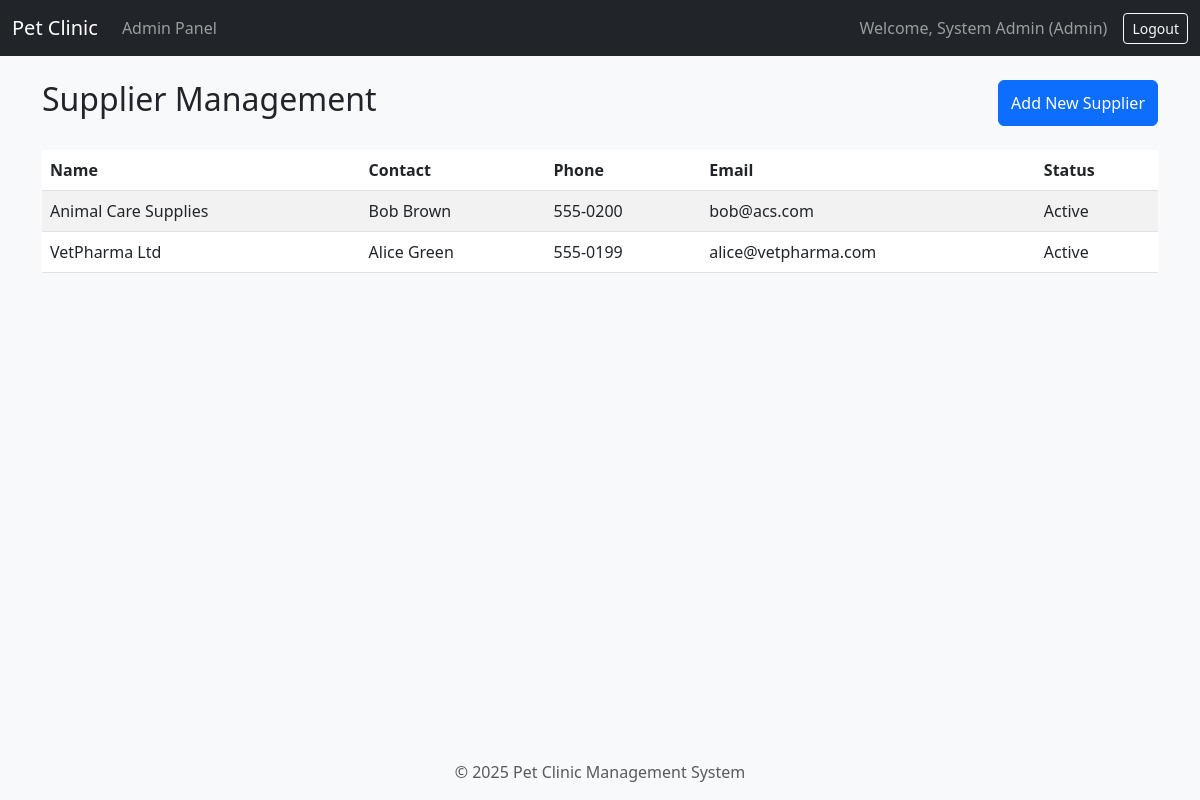
The app's page /modules/admin/suppliers.php (signed in) with its own data.
### tables this page shows
CREATE TABLE suppliers (
  supplier_id INT PRIMARY KEY AUTO_INCREMENT,
  supplier_name VARCHAR(200) NOT NULL,
  contact_person VARCHAR(100),
  phone VARCHAR(20),
  email VARCHAR(100),
  address TEXT,
  is_active BOOLEAN DEFAULT TRUE,
  created_at DATETIME DEFAULT CURRENT_TIMESTAMP
);

### modules/admin/suppliers.php (the view, shortened to what this page needs)
<?php
require_once '../../config/db.php';
$suppliers = $mysqli->query("SELECT * FROM suppliers ORDER BY supplier_name ASC");
include '../../includes/header.php';
?>
<div class="d-flex justify-content-between">
    <h2>Supplier Management</h2>
    <button class="btn btn-primary" data-bs-toggle="modal" data-bs-target="#addSupplierModal">Add New Supplier</button>
</div>
<table class="table table-striped mt-4">
    <thead>
        <tr>
            <th>Name</th>
            <th>Contact</th>
            <th>Phone</th>
            <th>Email</th>
            <th>Status</th>
        </tr>
    </thead>
    <tbody>
        <?php while($s = $suppliers->fetch_assoc()): ?>
            <tr>
                <td><?php echo htmlspecialchars($s['supplier_name']); ?></td>
                <td><?php echo htmlspecialchars($s['contact_person']); ?></td>
                <td><?php echo $s['phone']; ?></td>
                <td><?php echo $s['email']; ?></td>
                <td><?php echo $s['is_active'] ? 'Active' : 'Inactive'; ?></td>
            </tr>
        <?php endwhile; ?>
    </tbody>
</table>
<?php include '../../includes/footer.php'; ?>

### assets/style.css (style rules this page uses)
body { background-color: #f8f9fa; }

### records on screen
suppliers: supplier_name "Animal Care Supplies", contact_person "Bob Brown", phone "555-0200", email "bob@acs.com", is_active "Active"
suppliers: supplier_name "VetPharma Ltd", contact_person "Alice Green", phone "555-0199", email "alice@vetpharma.com", is_active "Active"

### other values on screen
$_SESSION['full_name'] "System Admin"
$_SESSION['role'] "Admin"
